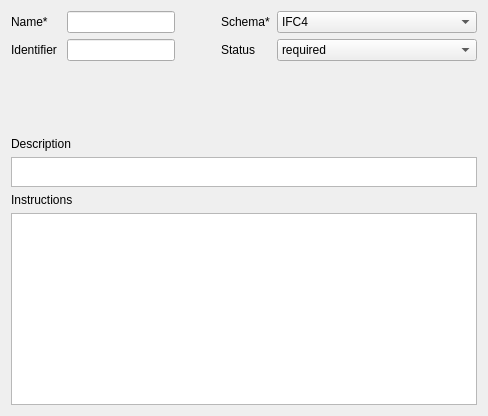
      <widget class="QWidget" name="tab">
       <attribute name="title">
        <string>General</string>
       </attribute>
       <layout class="QHBoxLayout" name="horizontalLayout_4">
        <item>
         <layout class="QVBoxLayout" name="verticalLayout">
          <item>
           <layout class="QHBoxLayout" name="horizontalLayout_2">
            <item>
             <widget class="QLabel" name="label_7">
              <property name="minimumSize">
               <size>
                <width>50</width>
                <height>0</height>
               </size>
              </property>
              <property name="text">
               <string>Name*</string>
              </property>
             </widget>
            </item>
            <item>
             <widget class="QLineEdit" name="lineEdit">
              <property name="tabletTracking">
               <bool>false</bool>
              </property>
              <property name="acceptDrops">
               <bool>true</bool>
              </property>
              <property name="inputMethodHints">
               <set>Qt::ImhNone</set>
              </property>
              <property name="text">
               <string/>
              </property>
              <property name="dragEnabled">
               <bool>false</bool>
              </property>
             </widget>
            </item>
            <item>
             <spacer name="horizontalSpacer">
              <property name="orientation">
               <enum>Qt::Horizontal</enum>
              </property>
              <property name="sizeType">
               <enum>QSizePolicy::MinimumExpanding</enum>
              </property>
              <property name="sizeHint" stdset="0">
               <size>
                <width>20</width>
                <height>20</height>
               </size>
              </property>
             </spacer>
            </item>
            <item>
             <widget class="QLabel" name="label_10">
              <property name="minimumSize">
               <size>
                <width>50</width>
                <height>0</height>
               </size>
              </property>
              <property name="text">
               <string>Schema*</string>
              </property>
             </widget>
            </item>
            <item>
             <widget class="QComboBox" name="comboBox">
              <property name="minimumSize">
               <size>
                <width>200</width>
                <height>0</height>
               </size>
              </property>
              <property name="currentText">
               <string>IFC4</string>
              </property>
              <item>
               <property name="text">
                <string>IFC4</string>
               </property>
              </item>
              <item>
               <property name="text">
                <string>IFC2X3</string>
               </property>
              </item>
             </widget>
            </item>
           </layout>
          </item>
          <item>
           <layout class="QHBoxLayout" name="horizontalLayout_3">
            <item>
             <widget class="QLabel" name="label_8">
              <property name="minimumSize">
               <size>
                <width>50</width>
                <height>0</height>
               </size>
              </property>
              <property name="text">
               <string>Identifier</string>
              </property>
             </widget>
            </item>
            <item>
             <widget class="QLineEdit" name="lineEdit_2">
              <property name="text">
               <string/>
              </property>
             </widget>
            </item>
            <item>
             <spacer name="horizontalSpacer_3">
              <property name="orientation">
               <enum>Qt::Horizontal</enum>
              </property>
              <property name="sizeHint" stdset="0">
               <size>
                <width>40</width>
                <height>20</height>
               </size>
              </property>
             </spacer>
            </item>
            <item>
             <widget class="QLabel" name="label_11">
              <property name="minimumSize">
               <size>
                <width>50</width>
                <height>0</height>
               </size>
              </property>
              <property name="text">
               <string>Status</string>
              </property>
             </widget>
            </item>
            <item>
             <widget class="QComboBox" name="comboBox_2">
              <property name="minimumSize">
               <size>
                <width>200</width>
                <height>0</height>
               </size>
              </property>
              <item>
               <property name="text">
                <string>required</string>
               </property>
              </item>
              <item>
               <property name="text">
                <string>optional</string>
               </property>
              </item>
              <item>
               <property name="text">
                <string>prohibited</string>
               </property>
              </item>
             </widget>
            </item>
           </layout>
          </item>
          <item>
           <spacer name="verticalSpacer">
            <property name="orientation">
             <enum>Qt::Vertical</enum>
            </property>
            <property name="sizeHint" stdset="0">
             <size>
              <width>20</width>
              <height>70</height>
             </size>
            </property>
           </spacer>
          </item>
          <item>
           <widget class="QLabel" name="label_12">
            <property name="text">
             <string>Description</string>
            </property>
           </widget>
          </item>
          <item>
           <widget class="QTextEdit" name="textEdit">
            <property name="minimumSize">
             <size>
              <width>0</width>
              <height>0</height>
             </size>
            </property>
            <property name="maximumSize">
             <size>
              <width>16777215</width>
              <height>30</height>
             </size>
            </property>
            <property name="html">
             <string>&lt;!DOCTYPE HTML PUBLIC &quot;-//W3C//DTD HTML 4.0//EN&quot; &quot;http://www.w3.org/TR/REC-html40/strict.dtd&quot;&gt;
&lt;html&gt;&lt;head&gt;&lt;meta name=&quot;qrichtext&quot; content=&quot;1&quot; /&gt;&lt;meta charset=&quot;utf-8&quot; /&gt;&lt;style type=&quot;text/css&quot;&gt;
p, li { white-space: pre-wrap; }
hr { height: 1px; border-width: 0; }
li.unchecked::marker { content: &quot;\2610&quot;; }
li.checked::marker { content: &quot;\2612&quot;; }
&lt;/style&gt;&lt;/head&gt;&lt;body style=&quot; font-family:'Segoe UI'; font-size:9pt; font-weight:400; font-style:normal;&quot;&gt;
&lt;p style=&quot;-qt-paragraph-type:empty; margin-top:0px; margin-bottom:0px; margin-left:0px; margin-right:0px; -qt-block-indent:0; text-indent:0px;&quot;&gt;&lt;br /&gt;&lt;/p&gt;&lt;/body&gt;&lt;/html&gt;</string>
            </property>
           </widget>
          </item>
          <item>
           <widget class="QLabel" name="label_23">
            <property name="text">
             <string>Instructions</string>
            </property>
           </widget>
          </item>
          <item>
           <widget class="QTextEdit" name="textEdit_2">
            <property name="html">
             <string>&lt;!DOCTYPE HTML PUBLIC &quot;-//W3C//DTD HTML 4.0//EN&quot; &quot;http://www.w3.org/TR/REC-html40/strict.dtd&quot;&gt;
&lt;html&gt;&lt;head&gt;&lt;meta name=&quot;qrichtext&quot; content=&quot;1&quot; /&gt;&lt;meta charset=&quot;utf-8&quot; /&gt;&lt;style type=&quot;text/css&quot;&gt;
p, li { white-space: pre-wrap; }
hr { height: 1px; border-width: 0; }
li.unchecked::marker { content: &quot;\2610&quot;; }
li.checked::marker { content: &quot;\2612&quot;; }
&lt;/style&gt;&lt;/head&gt;&lt;body style=&quot; font-family:'Segoe UI'; font-size:9pt; font-weight:400; font-style:normal;&quot;&gt;
&lt;p style=&quot;-qt-paragraph-type:empty; margin-top:0px; margin-bottom:0px; margin-left:0px; margin-right:0px; -qt-block-indent:0; text-indent:0px;&quot;&gt;&lt;br /&gt;&lt;/p&gt;&lt;/body&gt;&lt;/html&gt;</string>
            </property>
           </widget>
          </item>
         </layout>
        </item>
       </layout>
      </widget>
